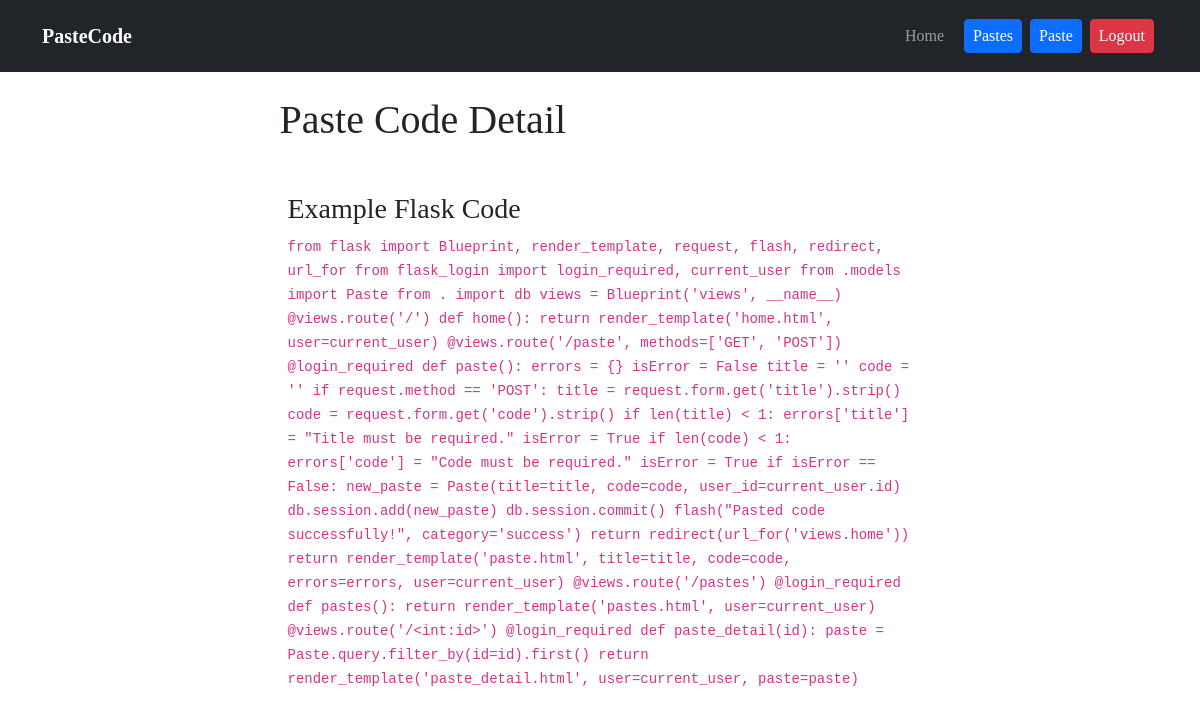
The page /2 (signed in) on the database its author committed.
### website/models.py (models this page shows)
class Paste(db.Model):
    id = db.Column(db.Integer, primary_key=True)
    title = db.Column(db.String(128))
    code = db.Column(db.Text, nullable=False)
    user_id = db.Column(db.Integer, db.ForeignKey('user.id'), nullable=False)
    date_created = db.Column(db.DateTime(timezone=True), default=func.now(), nullable=False)

### website/views.py (the view)
@views.route('/<int:id>')
@login_required
def paste_detail(id):
    paste = Paste.query.filter_by(id=id).first()
    return render_template('paste_detail.html', user=current_user, paste=paste)

### website/__init__.py (called while the page is built)
def create_app():
    app = Flask(__name__)
    app.config['SECRET_KEY'] = 'secret_key_123_pastecode'
    app.config['SQLALCHEMY_DATABASE_URI'] = f'sqlite:///{DB_NAME}'
    app.config['SQLALCHEMY_TRACK_MODIFICATIONS'] = True
    db.init_app(app)
    from .views import views
    from .auth import auth
    from .models import User, Paste
    create_database(app)
    login_manager = LoginManager()
    login_manager.login_view = 'auth.login'
    login_manager.init_app(app)
    @login_manager.user_loader
    def load_user(id):
        return User.query.get(int(id))
    app.register_blueprint(views, url_prefix='/')
    app.register_blueprint(auth, url_prefix='/')
    return app

### website/templates/paste_detail.html (shortened to what this page needs)
{% extends 'base.html' %}
{% block content %}
<div class="col-md-7 mx-auto">
    <h1 class="mb-4">Paste Code Detail</h1>
    <div class="py-4 px-2">
        <h3 class="fw-normal">{{ paste.title }}</h3>
        <code>{{ paste.code }}</code>
    </div>
</div>
{% endblock %}

### website/static/css/main.css (style rules this page uses)
* { font-family: "Fira Sans"; }

### rows shown on the page
Paste: title "Example Flask Code", code "from flask import Blueprint, render_template, request, flash, redirect, url_for from flask_login import login_required, current_user from .models import Paste from . import db views = Blueprint('views', __name__) @views.route('/') def home(): return render_template('home.html', user=current_user) @views.route('/paste', methods=['GET', 'POST']) @login_required def paste(): errors = {} isError = False title = '' code = '' if request.method == 'POST': title = request.form.get('title').strip() code = request.form.get('code').strip() if len(title) < 1: errors['title'] = \"Title must be required.\" isError = True if len(code) < 1: errors['code'] = \"Code must be required.\" isError = True if isError…"
